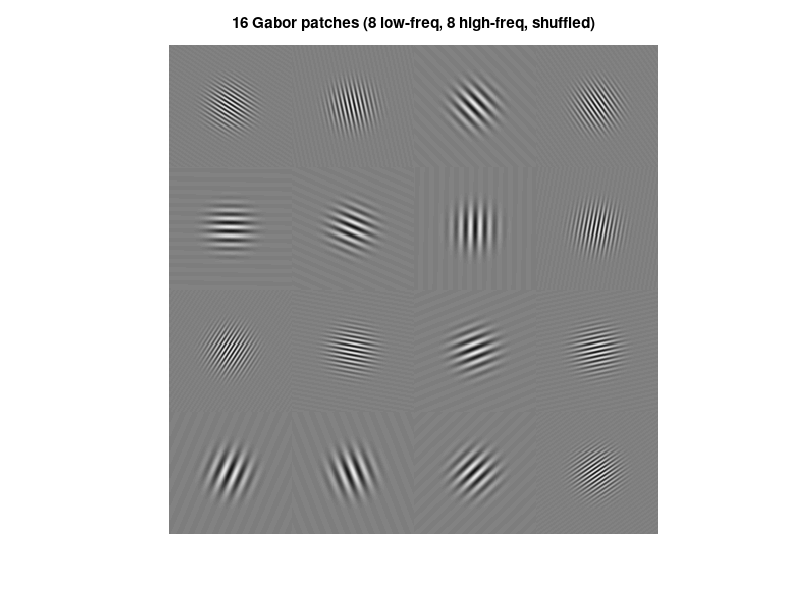

Write MATLAB code to recreate this figure.
% generate_gabor_grid.m
%
% A 4x4 grid of 16 Gabor patches for a frequency-domain filtering lab:
% 8 patches carry a LOW spatial frequency, 8 carry a HIGH spatial
% frequency, with a deliberate GAP between the two bands and grid
% position shuffled randomly. A single well-chosen Gaussian/Butterworth
% low-pass or high-pass cutoff placed in that gap should then cleanly
% "zap" one whole group while leaving the other clearly visible.
%
% Why the gap matters: a small, spatially-localized patch is not a
% single point in frequency space -- it is a small Gaussian BLOB
% centred on its carrier frequency, with spread ~ 1/(2*pi*sigma) (the
% same time-frequency uncertainty tradeoff as Lecture 7's "uncertainty
% principle" slide). If the two bands were placed right up against the
% cutoff with no gap, patches near the boundary would only be
% partially attenuated instead of cleanly kept-or-zapped.

% Each student should get a different grid, so the RNG is seeded from
% the clock (not a fixed value) -- every run produces a different
% arrangement, freqs, orientations and phases. gabor_grid_16_truth.mat
% is regenerated alongside it each time, so it always matches whichever
% image was just produced.
clear; close all; rng('shuffle');

%% Parameters
% spaceScale grows the tile (and canvas) while sigma stays fixed in
% pixels, so each patch keeps its current size but sits in a bigger
% cell -- i.e. more empty gutter between neighbouring patches. The
% frequency ranges are scaled by the same factor so cyc/pixel (how
% fine the stripes actually look) is unchanged -- only the gutter grows.
spaceScale = 1.5;

tileSize   = round(80*spaceScale);   % pixels per patch cell
gridN      = 4;                % 4x4 grid
N          = tileSize*gridN;   % full image size
sigma      = 14;               % Gaussian envelope std (pixels) -- fixed,
                                % so patches themselves do not grow
amplitude  = 0.42;              % contrast of the sinusoid around mid-grey
background = 0.5;

% Both bands are pushed well away from DC: at sigma=14px each patch's
% spectral blob has radius ~9-11 cyc/image, so 8 orientations packed
% into a ring near DC (as when the low band sat at 4-9 cyc/image)
% overlap into one indistinguishable, interference-fringed blob. Out
% here the ring circumference is large enough that all 8 blobs in a
% band stay visually separated.
lowFreqRange  = [28 40]  * spaceScale;   % cyc/image
highFreqRange = [65 90]  * spaceScale;   % cyc/image -- gap keeps every
                                % patch's spectral blob well clear of a
                                % cutoff placed in the middle of it

%% Assign each of the 16 grid cells to a group, then shuffle positions
nPatches = gridN*gridN;
nPerBand = nPatches/2;
isLow = [true(1, nPerBand), false(1, nPerBand)];
isLow = isLow(randperm(nPatches));

% A real-valued grating at orientation theta produces TWO mirrored
% blobs in the spectrum, at theta and theta+180deg. Evenly spacing each
% band's nPerBand orientations across 0..180deg (with a random phase
% offset, then a random per-patch assignment) therefore places all
% 2*nPerBand blobs of that band evenly around the full circle, instead
% of risking two random orientations landing close together and their
% blobs merging.
lowOrients  = mod(rand()*pi/nPerBand + (0:nPerBand-1)*(pi/nPerBand), pi);
highOrients = mod(rand()*pi/nPerBand + (0:nPerBand-1)*(pi/nPerBand), pi);
lowOrients  = lowOrients(randperm(nPerBand));
highOrients = highOrients(randperm(nPerBand));

freqs   = zeros(1, nPatches);
orients = zeros(1, nPatches);
phases  = 2*pi*rand(1, nPatches);

iLow = 0; iHigh = 0;
for k = 1:nPatches
    if isLow(k)
        iLow = iLow + 1;
        freqs(k)   = lowFreqRange(1) + diff(lowFreqRange)*rand();
        orients(k) = lowOrients(iLow);
    else
        iHigh = iHigh + 1;
        freqs(k)   = highFreqRange(1) + diff(highFreqRange)*rand();
        orients(k) = highOrients(iHigh);
    end
end

%% Render
img = background * ones(N, N);
[xx, yy] = meshgrid(1:tileSize, 1:tileSize);
cx = tileSize/2; cy = tileSize/2;

k = 0;
for row = 1:gridN
    for col = 1:gridN
        k = k + 1;
        xr = (xx-cx)*cos(orients(k)) + (yy-cy)*sin(orients(k));
        envelope = exp(-((xx-cx).^2 + (yy-cy).^2) / (2*sigma^2));
        carrier  = cos(2*pi*(freqs(k)/N)*xr + phases(k));
        patch = amplitude * envelope .* carrier;

        rowIdx = (row-1)*tileSize + (1:tileSize);
        colIdx = (col-1)*tileSize + (1:tileSize);
        img(rowIdx, colIdx) = img(rowIdx, colIdx) + patch;
    end
end

img = min(max(img, 0), 1);

%% Save the lab image
imwrite(img, 'gabor_grid_16.png');

% Ground truth (which grid cells are low/high) for YOUR reference when
% checking student results -- not meant to be handed out.
gridIsLow = reshape(isLow, gridN, gridN)';
save('gabor_grid_16_truth.mat', 'gridIsLow', 'freqs', 'orients', 'phases', ...
     'lowFreqRange', 'highFreqRange', 'tileSize', 'gridN', 'sigma', 'background');

%% Preview
figure('Color', 'w');
imshow(img);
title('16 Gabor patches (8 low-freq, 8 high-freq, shuffled)');
exportgraphics(gcf, 'gabor_grid_16_preview.png', 'Resolution', 300);

fprintf('Saved gabor_grid_16.png (%dx%d) and gabor_grid_16_truth.mat\n', N, N);
